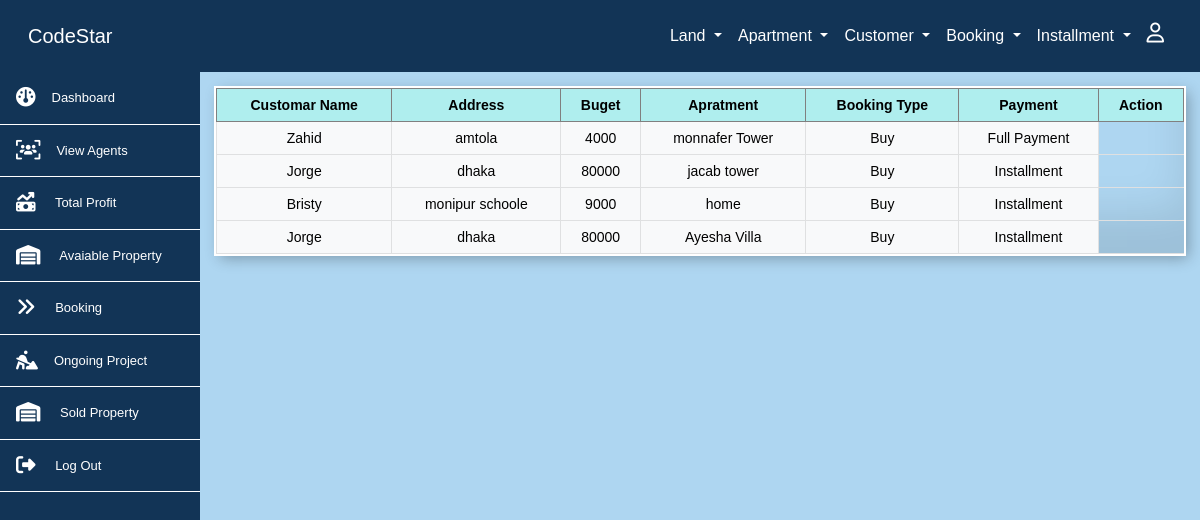
Page /pages/booking/bookingview.php (signed in) on the committed database.
### tables this page shows
CREATE TABLE `booking` (
  `bking_id` int NOT NULL,
  `bkng_area` varchar(255) DEFAULT NULL,
  `bkng_cost` varchar(255) DEFAULT NULL,
  `bkng_name` varchar(255) DEFAULT NULL,
  `bt_id` int DEFAULT NULL,
  `Payment` int DEFAULT NULL,
  `property_id` int DEFAULT NULL,
  `date` datetime NOT NULL DEFAULT CURRENT_TIMESTAMP,
  `booking_area` int NOT NULL,
  `Customar_con` varchar(50) NOT NULL
);

CREATE TABLE `property` (
  `property_id` int NOT NULL,
  `property_name` varchar(255) DEFAULT NULL,
  `property_location` varchar(255) DEFAULT NULL,
  `property_cost` varchar(255) DEFAULT NULL,
  `land_img` varchar(255) DEFAULT NULL,
  `ls_id` int DEFAULT NULL,
  `selling_p` int NOT NULL
);

CREATE TABLE `booking_type` (
  `bt_id` int NOT NULL,
  `btype` varchar(255) DEFAULT NULL
);

CREATE TABLE `payment` (
  `pay_id` int NOT NULL,
  `payname` varchar(255) DEFAULT NULL
);

### pages/booking/bookingview.php (the view, shortened to what this page needs)
<?php include('../../includes/conf.php');
?>
<div class="col-md-10 table-responsive p-3">
<?php
    $sql = "SELECT * FROM booking
    JOIN booking_type on booking_type.bt_id = booking.bt_id
    JOIN property ON property.property_id = booking.property_id
    JOIN payment ON payment.pay_id = booking.payment
    ORDER BY booking.bking_id DESC
    ";
    $result = $conn->query($sql);
    if ($result->num_rows > 0) {
    ?>
        <table class='table table-light align-middle text-center table-bordered'>
            <thead>
                <tr>
                    <th>Customar Name</th>
                    <th>Address</th>
                    <th>Buget</th>
                    <th>Apratment</th>
                    <th>Booking Type</th>
                    <th>Payment</th>
                    <th colspan='2'>Action</th>
                </tr>
            </thead>
       <?php while ($row = $result->fetch_assoc()) {?>
            <tbody>
            <tr>
                <td><?=$row['bkng_name']?></td>
                <td><?=$row['bkng_area']?></td>
                <td><?=$row['bkng_cost']?></td>
                <td><?=$row['property_name']?></td>
                <td><?=$row['btype']?></td>
                <td><?=$row['payname']?></td>
            </tbody>
            <?php }?>
        </table>
        <?php }
        ?>

### rows in the picture
booking: bkng_name "Zahid", bkng_area "amtola", bkng_cost "4000", property.property_name "monnafer Tower", bt.btype "Buy", payment.payname "Full Payment"
booking: bkng_name "Jorge", bkng_area "dhaka", bkng_cost "80000", property.property_name "jacab tower", bt.btype "Buy", payment.payname "Installment"
booking: bkng_name "Bristy", bkng_area "monipur schoole", bkng_cost "9000", property.property_name "home", bt.btype "Buy", payment.payname "Installment"
booking: bkng_name "Jorge", bkng_area "dhaka", bkng_cost "80000", property.property_name "Ayesha Villa", bt.btype "Buy", payment.payname "Installment"
